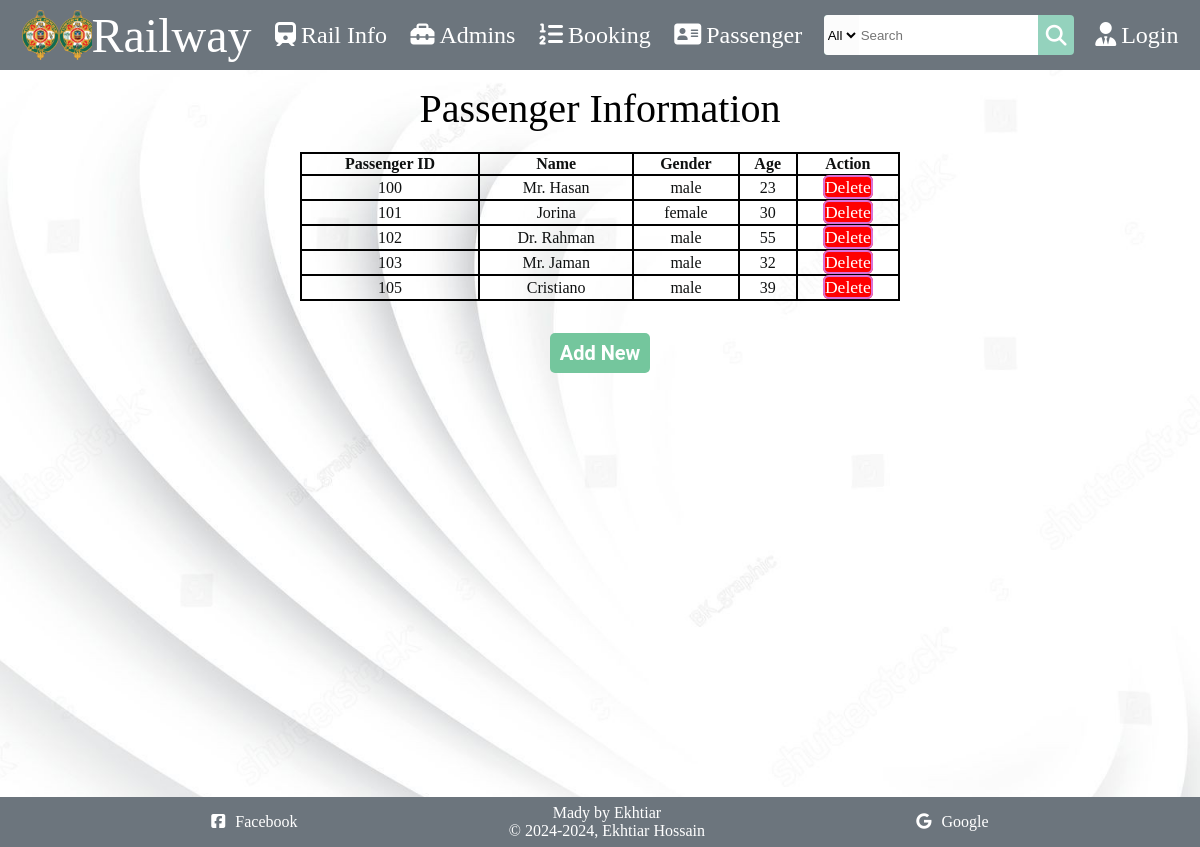
Screenshot of /passenger_table.php with the database file from the repository.
### tables this page shows
CREATE TABLE `passenger` (
  `p_id` int(11) NOT NULL,
  `p_name` varchar(150) DEFAULT NULL,
  `gender` varchar(150) DEFAULT NULL,
  `age` int(11) DEFAULT NULL
);

### passenger_table.php (the view, shortened to what this page needs)
<!DOCTYPE html>
<html lang="en">
<head>
</head>
<body>
    <div>
        <div class="body">
            <div class="body2">
                <div class="heading">
                    <p>Passenger Information</p>
                </div>
                <div id="table_div">
                    <table>
                        <thead>
                            <tr>
                                <th>Passenger ID</td>
                                <th>Name</td>
                                <th>Gender</td>
                                <th>Age</td>
                                <th>Action</td>
                            </tr>
                        </thead>
                        <tbody>
                            <?php
                            $server_name="localhost";
                            $username="root";
                            $password="";
                            $database_name="railway_management";
                            $conn=mysqli_connect($server_name, $username, $password, $database_name);
                            $sql= "SELECT * FROM passenger";
                            $result = $conn -> query($sql);
                            while ($row = $result->fetch_assoc()) {
                                echo "<tr>
                                        <td>" . $row["p_id"] . "</td>
                                        <td>" . $row["p_name"] . "</td>
                                        <td>" . $row["gender"] . "</td>
                                        <td>" . $row["age"] . "</td>
                                        <td> <a href='passenger_delete.php?id= ". $row['p_id'] ."' class='log_button' >Delete</a> </td>
                                      </tr>";
                            }
                            ?>
                        </tbody>
                    </table>
                </div>
                <div class="button">
                    <a href="passenger_form.php" class="button_custom">
                        Add New
                    </a>
                </div>
            </div>
        </div>
    </div>
</body>
</html>

### passenger_table.php (style rules this page uses)
* { margin: 0px; border: border-box; }
.body { background-color: pink; display: flex; flex-direction: row; }
.body2 { background-image: url(stock-vector-abstract-white-and-gray-color-modern-design-stripes-background-with-geometric-round-shape-vector-2275076235.jpg); background-size: cover; height: 727px; width: 100%; display: flex; flex-direction: column; align-items: center; }
.heading { font-size: 2.5rem; margin-top: 15px; margin-bottom: 20px; }
table, tr, td, th { border: 2px solid black; border-collapse: collapse; color: #0f1111; }
table { width: 600px; text-align: center; justify-self: center; margin-bottom: 40px; }
.button_custom { font-family: "Roboto", sans-serif; font-size: 20px; font-weight: bold; background-color: #74c69d; height: 30px; width: 100px; padding-top: 8px; padding-bottom: 8px; padding-left: 10px; padding-right: 10px; text-align: center; text-decoration: none; color: white; border-radius: 5px; border: none; }
.log_button { height: 35px; width: 380px; border-radius: 6px; border: 2px solid orchid; margin-bottom: 50px; margin-top: 40px; font-size: 1.1rem; background-color: red; }

### rows the page displays
passenger: p_id "100", p_name "Mr. Hasan", gender "male", age "23"
passenger: p_id "101", p_name "Jorina", gender "female", age "30"
passenger: p_id "102", p_name "Dr. Rahman", gender "male", age "55"
passenger: p_id "103", p_name "Mr. Jaman", gender "male", age "32"
passenger: p_id "105", p_name "Cristiano", gender "male", age "39"
